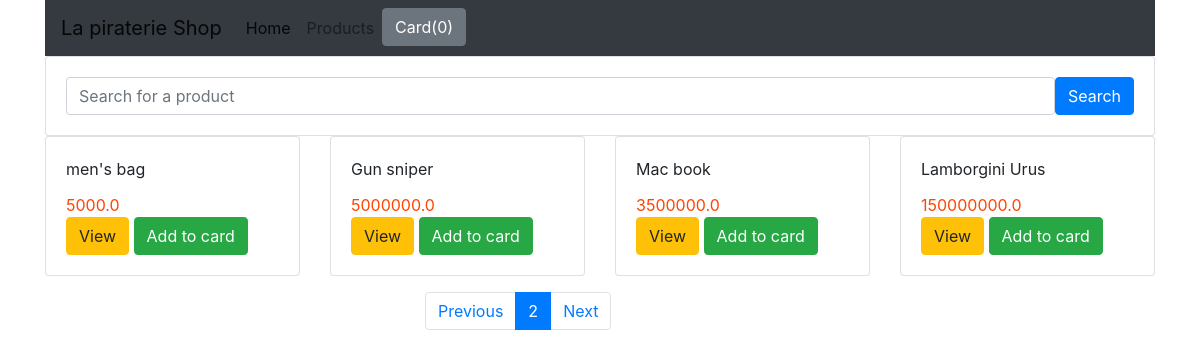
Screenshot of /?page=2 with the database file from the repository.
### shop/models.py (models this page shows, shortened)
class Product(models.Model):
    title = models.CharField(max_length=200)
    price = models.FloatField()
    description = models.TextField(max_length=200)
    category = ForeignKey(Category, related_name='category', on_delete=models.CASCADE)
    image = models.CharField(max_length=50000)
    date_added = models.DateTimeField(auto_now=True)
    class Meta:
        ordering = ['-date_added']

### shop/views.py (the view)
def index(request):
    product_object = Product.objects.all() #selecting all products in database
    item_name = request.GET.get("item-name") #retrieve the content from the search bar (on name attribute)
    if item_name != '' and item_name is not None :
        product_object = Product.objects.filter(title__icontains = item_name)
    paginator = Paginator(product_object, 4)
    page = request.GET.get('page')
    product_object = paginator.get_page(page)
    return render(request, 'shop/index.html', {'product_object':product_object})

### shop/templates/shop/index.html (shortened to what this page needs)
{% extends 'shop/base.html' %}
{% block content %}
<div class="row">
    <div class="col md-12">
        <form class="card card-sm">
            <div class="card-body row no-gutters align-items-center">
                <div class="col">
                    <input type="search" placeholder="Search for a product" class="form-control form-control-borderless"
                        name="item-name">
                </div>
                <div class="col-auto">
                    <button type="submit" class="btn btn-primary">Search</button>
                </div>
            </div>
        </form>
    </div>
</div>
<div class="row">
    {% for product in product_object %}
    <div class="col-md-3">
        <div class="card">
            <div class="card-body">
                <div id="aa{{ product.id }}" class="card-title">{{product.title}}</div>
                <div id="price{{ product.id }}" style="color:orangered" class="card-text">{{product.price}}</div>
                <a href="{{ product.id }}" class="btn btn-warning">View</a>
                <button id="{{ product.id }}" class="btn idClick btn-success">Add to card</button>
            </div>
        </div>
    </div>
    {% endfor %}
</div>
<div class="row mt-3">
    <div class="col-md-3 offset-md-4">
        <ul class="pagination">
            {% if product_object.has_previous %}
            <li class="page-item">
                <a class="page-link" href="?page={{ product_object.previous_page_number }}">Previous</a>
            </li>
            {% endif %}
            <li class="page-item active">
                <a class="page-link" href="?page={{ product_object.number }}">{{ product_object.number }}</a>
            </li>
            {% if product_object.has_next %}
            <li class="page-item">
                <a class="page-link" href="?page={{ product_object.next_page_number }}">Next</a>
            </li>
            {% endif %}
        </ul>
    </div>
</div>
{% endblock %}

### rows the page displays
Product: title "men's bag", price "5000.0"
Product: title "Gun sniper", price "5000000.0"
Product: title "Mac book", price "3500000.0"
Product: title "Lamborgini Urus", price "150000000.0"

### other values shown
{{ product_object.number }} "2"
